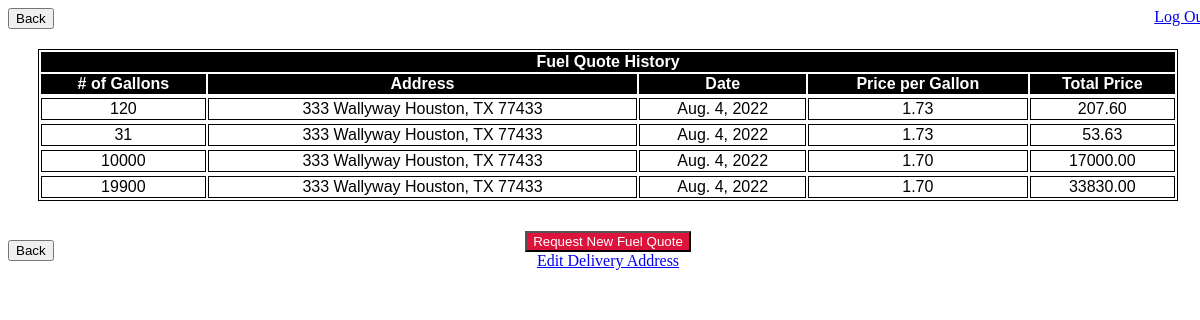
The page /1/QuoteHistory/ on the database its author committed.
### FuelSite/models.py (models this page shows, shortened)
class fuelQuote (models.Model):
    user = models.ForeignKey(User, on_delete = models.CASCADE) #I added a foreign key for this model as it's a many-to-one relationship ~Victoria
    gallonsRequested = models.PositiveIntegerField() #Changed the field to one that only accepts positive values ~ Victoria
    deliveryDate = models.DateField() #Will need an extra validation to make sure the delivery date isn't in the past ~ Victoria
    deliveryAddress = models.CharField(max_length = 100)
    suggestedPrice = models.DecimalField(max_digits = 100, decimal_places = 2, default="", null=True, blank=True)
    totalAmountDue = models.DecimalField(max_digits = 100, decimal_places = 2, default="", null=True, blank=True)

### FuelSite/views.py (the view)
# urls.py: path('<int:user_id>/QuoteHistory/', views.fuelHist, name="fuelHist"),
def fuelHist(request, user_id):
    data = fuelQuote.objects.filter(user=user_id)
    context = {
         'data':data,
         'user_id': user_id,
    }
    return render(request, 'FuelQuoteHist.html', context)

### FuelSite/templates/FuelQuoteHist.html (shortened to what this page needs)
<!DOCTYPE html>
<html>
<head>
  {% load static %}
  <link href="{% static 'style.css' %}" rel="stylesheet" type="text/css" />
</head>
<body>
  <header>
    <input type="button" class="back" name="back" value="Back" onclick = "history.back()">
    <a href="{% url 'home' %}" class="logout"> Log Out </a>
  </header>
  <main>
    <table align="center" class="quoteTable">
      <thead>
        <tr>
          <th colspan="5">Fuel Quote History</th>
        </tr>
      </thead>
      <thead>
        <tr>
          <th># of Gallons</th>
          <th>Address</th>
          <th>Date</th>
          <th>Price per Gallon</th>
          <th>Total Price</th>
        </tr>
      </thead>
      {% for item in data %}
      <tr>
        <tbody>
              <td>{{item.gallonsRequested}}</td>
              <td>{{item.deliveryAddress}}</td>
              <td>{{item.deliveryDate}}</td>
              <td>{{item.suggestedPrice}}</td>
              <td>{{item.totalAmountDue}}</td>
        </tbody>
      </tr>
      {% endfor %}
    </table>
    <div class="requestDiv">
      <input type="button" class="request" value="Request New Fuel Quote" onclick="location.href='{% url 'submitFuelQuote' user_id %}';">
    </div>
<div class="requestDiv">
    <a href="{% url 'submitCliForm' user_id %}" class="editClient">Edit Delivery Address </a>
</div>
  </main>
  <footer>
    <input type="button" class="back" name="back" value="Back" onclick = "history.back()">
  </footer>
</body>
</html>

### FuelSite/static/style.css (style rules this page uses)
html, body { height: 100%; width: 100%; }
footer { position: relative; top:20px }
.logout { float: right; }
.requestDiv { text-align: center; position: relative; top: 50px; }
.request { background-color: crimson; color: white; position: relative; }
table,td { font-family: Arial, Helvetica, sans-serif; border: 1px solid black; text-align: center; }
.quoteTable { width: 95%; position: relative; top: 20px }
thead, tfoot { background-color: black; color: white; }

### rows shown on the page
fuelQuote: gallonsRequested "120", deliveryAddress "333 Wallyway Houston, TX 77433", deliveryDate "Aug. 4, 2022", suggestedPrice "1.73", totalAmountDue "207.60"
fuelQuote: gallonsRequested "31", deliveryAddress "333 Wallyway Houston, TX 77433", deliveryDate "Aug. 4, 2022", suggestedPrice "1.73", totalAmountDue "53.63"
fuelQuote: gallonsRequested "10000", deliveryAddress "333 Wallyway Houston, TX 77433", deliveryDate "Aug. 4, 2022", suggestedPrice "1.70", totalAmountDue "17000.00"
fuelQuote: gallonsRequested "19900", deliveryAddress "333 Wallyway Houston, TX 77433", deliveryDate "Aug. 4, 2022", suggestedPrice "1.70", totalAmountDue "33830.00"
